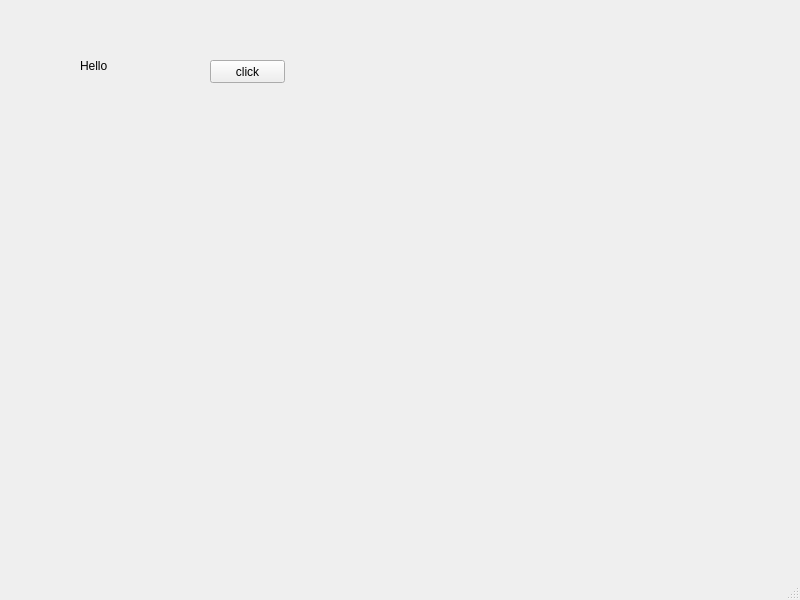
<?xml version="1.0" encoding="UTF-8"?>
<ui version="4.0">
 <class>MainWindow</class>
 <widget class="QMainWindow" name="MainWindow">
  <property name="geometry">
   <rect>
    <x>0</x>
    <y>0</y>
    <width>800</width>
    <height>600</height>
   </rect>
  </property>
  <property name="windowTitle">
   <string>MainWindow</string>
  </property>
  <widget class="QWidget" name="centralwidget">
   <widget class="QLabel" name="lbl">
    <property name="geometry">
     <rect>
      <x>80</x>
      <y>60</y>
      <width>100</width>
      <height>12</height>
     </rect>
    </property>
    <property name="text">
     <string>Hello</string>
    </property>
   </widget>
   <widget class="QPushButton" name="pb">
    <property name="geometry">
     <rect>
      <x>210</x>
      <y>60</y>
      <width>75</width>
      <height>23</height>
     </rect>
    </property>
    <property name="text">
     <string>click</string>
    </property>
   </widget>
  </widget>
  <widget class="QMenuBar" name="menubar">
   <property name="geometry">
    <rect>
     <x>0</x>
     <y>0</y>
     <width>800</width>
     <height>21</height>
    </rect>
   </property>
  </widget>
  <widget class="QStatusBar" name="statusbar"/>
 </widget>
 <resources/>
 <connections/>
</ui>
